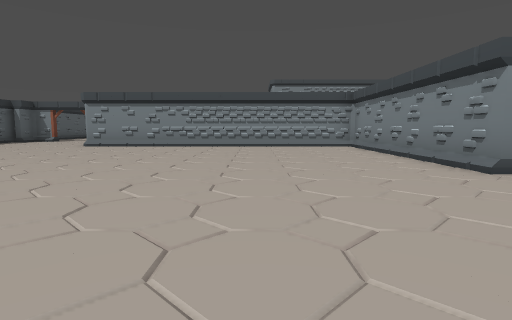
[1] (above)

24 first-person views from a walk through a 3-D level made in the Godot game engine. The camera is 1.4 m above the floor, tilts 6° down and sees 80° across. The floor is counted in squares, 2 m on a side. Each view is taken from the middle of a square. On the plan, view 1 faces up. The plan holds only what a view shows up to about 10 squares ahead; the rest is blank. The place goes on beyond the plan. Flat picture figures and markers are not drawn.

[2]
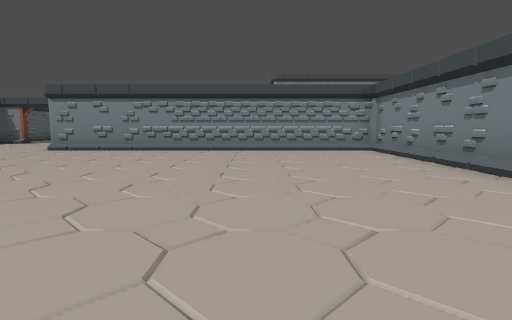

[3]
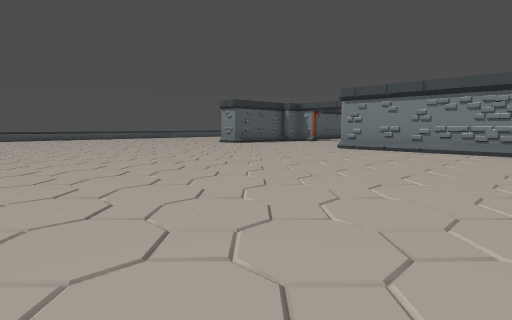

[4]
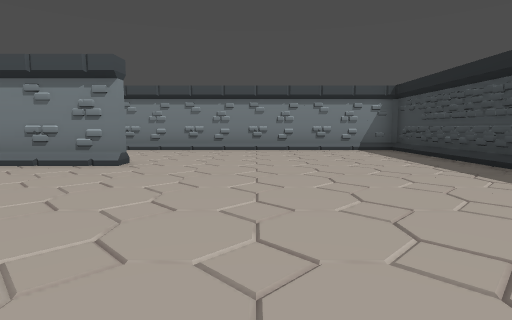

[5]
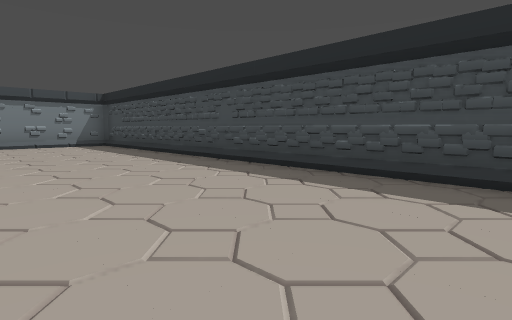

[6]
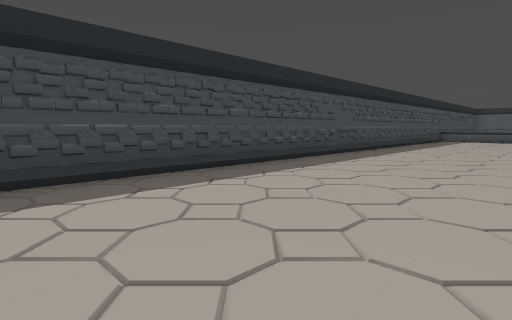

[7]
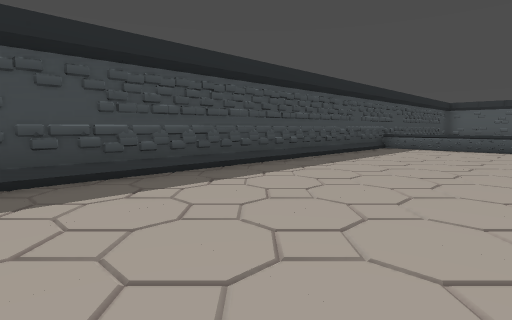

[8]
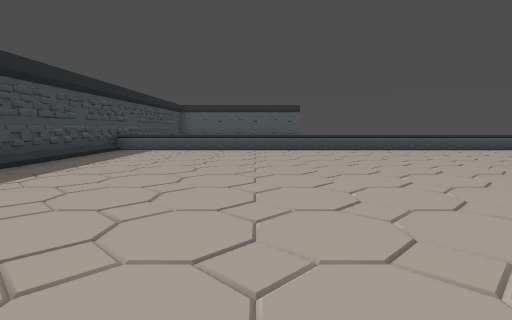

[9]
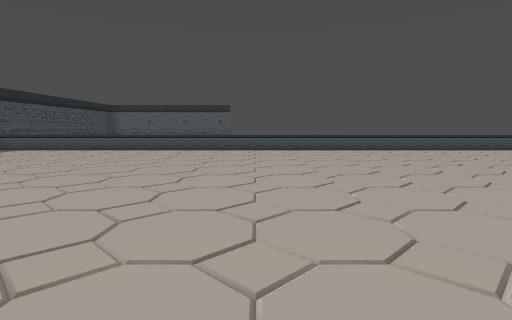

[10]
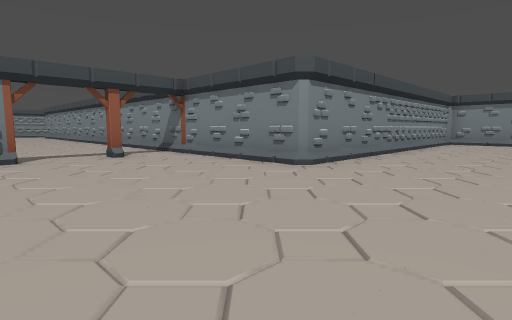

[11]
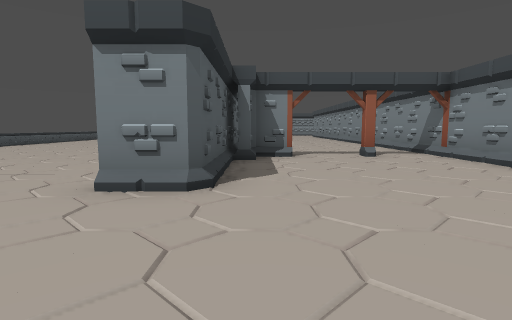

[12]
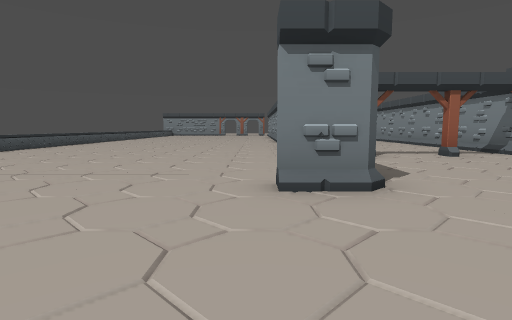

[13]
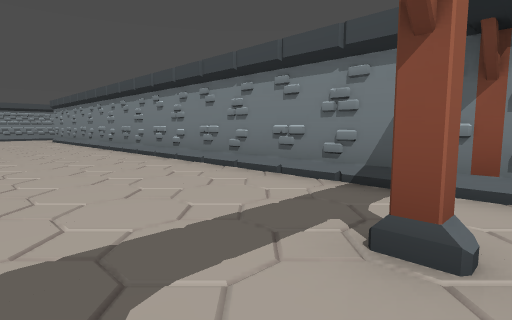

[14]
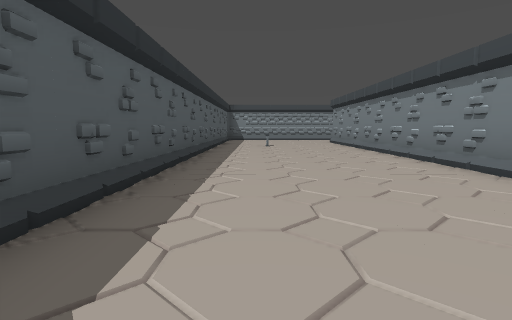

[15]
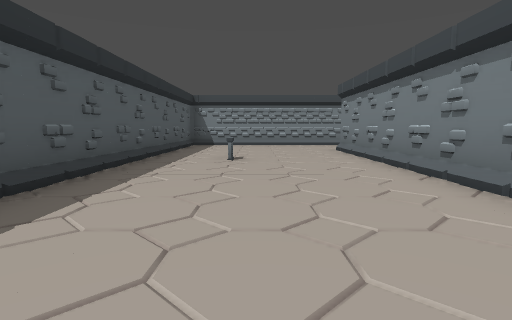

[16]
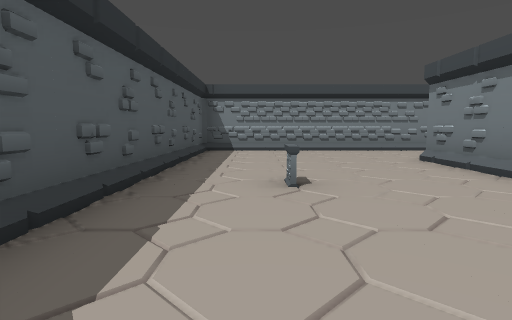

[17]
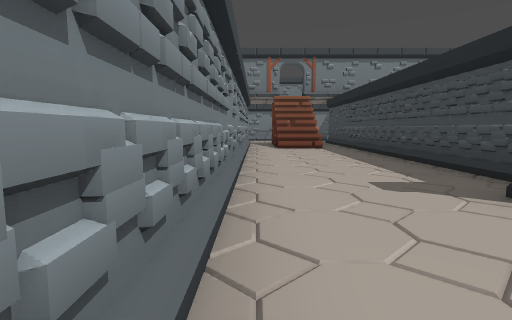

[18]
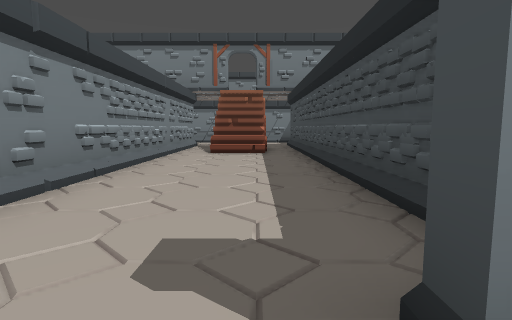

[19]
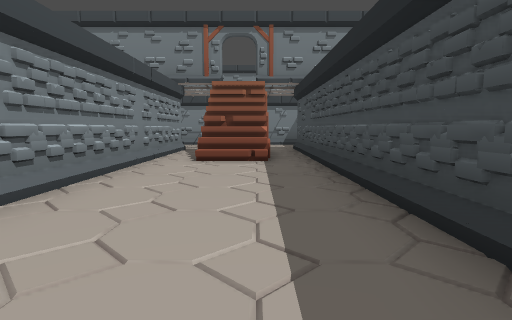

[20]
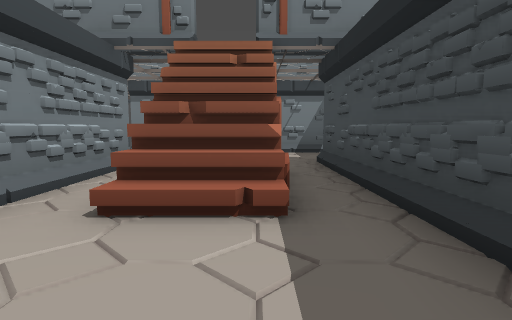

[21]
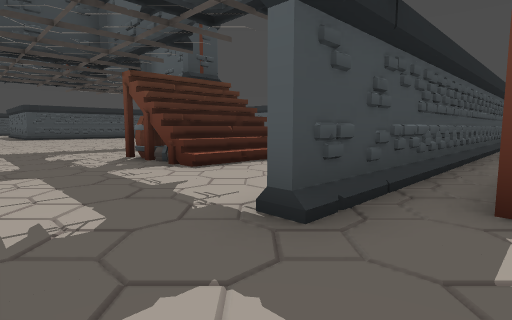

[22]
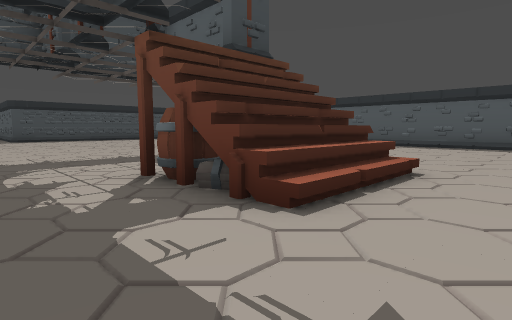

[23]
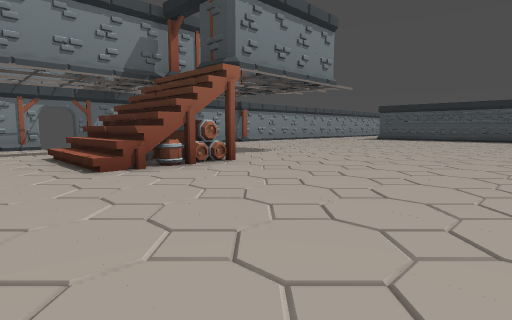

[24]
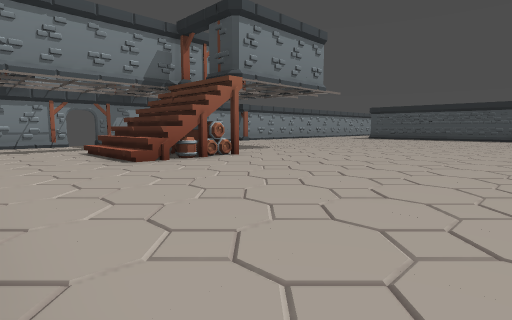

### Floor plan
Key: @ floor where view 1 was taken; # wall or solid block; x gap in a wall; . floor; / step, stairs or slope; = window, fence, low wall or low ledge; v drop or lower ground.
Columns run from 21 left of view 1 to 8 right of it. Each row starts with its distance up from view 1.
 36           ################
 35          ##///////////////
 34          #............///#
 33          #............///#...
 32          #.....############..#
 31          #.....#///////  //..#
 30          #.=...#.............#
 29          #.....#.............#
 28          #.....#......=//#...#
 27          #.....#......v//x..
 26          #.....#......##/#..
 25          #.....# ...........
 24          #.....# ...........
 23          #.....# ...........
 22          #.....# ...........
 21          #.....# ...........
 20          #.....# ..... .....
 19          #.....# ....   ...
 18 =........# ....# ...     ..
 17 =........# ....#
 16  ........##..#.#
 15   .......##....#
 14 =........#.....#
 13 =........#.....#
 12 =........#.....###########
 11 =..............//////////#
 10 =........................#
  9 =........................#
  8 =........ ...............#
  7 =......... ..............#
  6 =........................#  .#
  5 =........................#...#
  4 =............................#
  3 =............................#
  2 =............................#
  1 =............................#
  0 =....................@.......#
 -1 =............................#
 -2 =////////////////////////////#
 -3 ##############################

Where each view was taken, in squares from view 1:
view 1: 0 up, 0 right, facing up
view 2: 2 up, 0 right, facing up
view 3: 2 up, 1 left, facing up-left
view 4: 2 up, 2 left, facing right
view 5: 2 up, 5 left, facing down-right
view 6: 2 up, 3 left, facing down-left
view 7: 2 up, 10 left, facing down-left
view 8: 2 up, 11 left, facing left
view 9: 6 up, 11 left, facing left
view 10: 8 up, 11 left, facing up-right
view 11: 8 up, 11 left, facing up
view 12: 8 up, 13 left, facing up
view 13: 15 up, 10 left, facing up-right
view 14: 18 up, 10 left, facing up
view 15: 23 up, 9 left, facing up
view 16: 26 up, 10 left, facing up
view 17: 35 up, 9 left, facing right
view 18: 33 up, 7 left, facing right
view 19: 33 up, 5 left, facing right
view 20: 33 up, 1 left, facing right
view 21: 33 up, 7 right, facing down-left
view 22: 30 up, 6 right, facing down-left
view 23: 30 up, 4 left, facing down-right
view 24: 31 up, 5 left, facing down-right
